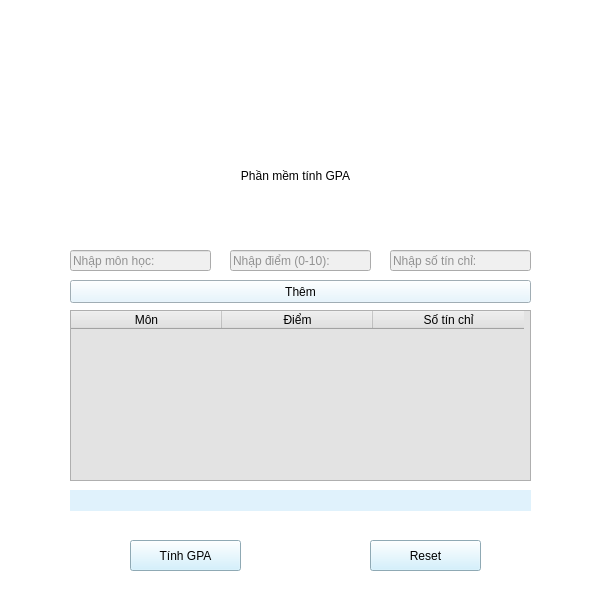
<?xml version="1.0" encoding="UTF-8"?>
<ui version="4.0">
 <class>MainWindow</class>
 <widget class="QWidget" name="MainWindow">
  <property name="geometry">
   <rect>
    <x>0</x>
    <y>0</y>
    <width>600</width>
    <height>600</height>
   </rect>
  </property>
  <property name="maximumSize">
   <size>
    <width>600</width>
    <height>600</height>
   </size>
  </property>
  <property name="windowTitle">
   <string>Phần mềm tính GPA</string>
  </property>
  <property name="styleSheet">
   <string notr="true">background-color: rgb(255, 255, 255);</string>
  </property>
  <widget class="QLabel" name="image_label">
   <property name="geometry">
    <rect>
     <x>10</x>
     <y>10</y>
     <width>581</width>
     <height>121</height>
    </rect>
   </property>
   <property name="text">
    <string/>
   </property>
   <property name="pixmap">
    <pixmap>Gpa.png</pixmap>
   </property>
  </widget>
  <widget class="QPushButton" name="reset_button">
   <property name="geometry">
    <rect>
     <x>370</x>
     <y>540</y>
     <width>111</width>
     <height>31</height>
    </rect>
   </property>
   <property name="styleSheet">
    <string notr="true">color: rgb(0, 0, 0);
background-color: rgb(200, 236, 252);
font: 8pt &quot;Poppins&quot;;
</string>
   </property>
   <property name="text">
    <string>Reset</string>
   </property>
  </widget>
  <widget class="QPushButton" name="calc_button">
   <property name="geometry">
    <rect>
     <x>130</x>
     <y>540</y>
     <width>111</width>
     <height>31</height>
    </rect>
   </property>
   <property name="styleSheet">
    <string notr="true">color: rgb(0, 0, 0);
background-color: rgb(200, 236, 252);
font: 8pt &quot;Poppins&quot;;</string>
   </property>
   <property name="text">
    <string>Tính GPA</string>
   </property>
  </widget>
  <widget class="QLineEdit" name="mon_input">
   <property name="geometry">
    <rect>
     <x>70</x>
     <y>250</y>
     <width>141</width>
     <height>21</height>
    </rect>
   </property>
   <property name="styleSheet">
    <string notr="true">background-color: #f0f0f0; color: #333;</string>
   </property>
   <property name="placeholderText">
    <string>Nhập môn học:</string>
   </property>
  </widget>
  <widget class="QLineEdit" name="diem_input">
   <property name="geometry">
    <rect>
     <x>230</x>
     <y>250</y>
     <width>141</width>
     <height>21</height>
    </rect>
   </property>
   <property name="styleSheet">
    <string notr="true">background-color: #f0f0f0; color: #333;</string>
   </property>
   <property name="placeholderText">
    <string>Nhập điểm (0-10):</string>
   </property>
  </widget>
  <widget class="QLineEdit" name="tinchi_input">
   <property name="geometry">
    <rect>
     <x>390</x>
     <y>250</y>
     <width>141</width>
     <height>21</height>
    </rect>
   </property>
   <property name="styleSheet">
    <string notr="true">background-color: #f0f0f0; color: #333;</string>
   </property>
   <property name="placeholderText">
    <string>Nhập số tín chỉ:</string>
   </property>
  </widget>
  <widget class="QPushButton" name="add_button">
   <property name="geometry">
    <rect>
     <x>70</x>
     <y>280</y>
     <width>461</width>
     <height>23</height>
    </rect>
   </property>
   <property name="styleSheet">
    <string notr="true">background-color: rgb(224, 242, 252);

color: rgb(0, 0, 0);</string>
   </property>
   <property name="text">
    <string>Thêm</string>
   </property>
  </widget>
  <widget class="QLabel" name="title_label">
   <property name="geometry">
    <rect>
     <x>0</x>
     <y>150</y>
     <width>591</width>
     <height>51</height>
    </rect>
   </property>
   <property name="styleSheet">
    <string notr="true">color: rgb(0, 0, 0);
font: 20pt &quot;Poppins&quot;;</string>
   </property>
   <property name="text">
    <string>Phần mềm tính GPA</string>
   </property>
   <property name="alignment">
    <set>Qt::AlignCenter</set>
   </property>
  </widget>
  <widget class="QWidget" name="verticalLayoutWidget">
   <property name="geometry">
    <rect>
     <x>70</x>
     <y>310</y>
     <width>461</width>
     <height>171</height>
    </rect>
   </property>
   <layout class="QVBoxLayout" name="display_layout">
    <item>
     <widget class="QTableWidget" name="tableWidget">
      <property name="styleSheet">
       <string notr="true">background-color: rgb(227, 227, 227);
color: rgb(0, 0, 0);</string>
      </property>
      <attribute name="horizontalHeaderDefaultSectionSize">
       <number>151</number>
      </attribute>
      <column>
       <property name="text">
        <string>Môn</string>
       </property>
      </column>
      <column>
       <property name="text">
        <string>Điểm</string>
       </property>
      </column>
      <column>
       <property name="text">
        <string>Số tín chỉ</string>
       </property>
      </column>
     </widget>
    </item>
   </layout>
  </widget>
  <widget class="QLabel" name="gpa_label">
   <property name="geometry">
    <rect>
     <x>70</x>
     <y>490</y>
     <width>461</width>
     <height>21</height>
    </rect>
   </property>
   <property name="styleSheet">
    <string notr="true">background-color: rgb(224, 242, 252);
color: rgb(0, 0, 0);</string>
   </property>
   <property name="text">
    <string/>
   </property>
  </widget>
 </widget>
 <resources/>
 <connections/>
</ui>
